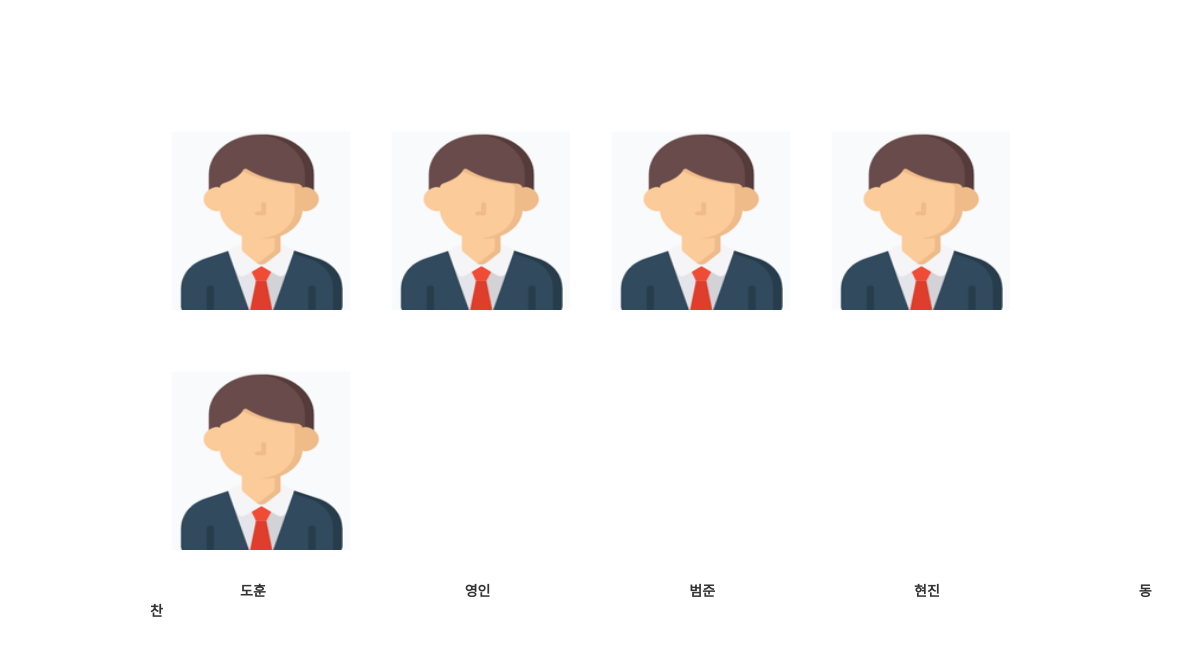
The page / on the database its author committed.
### elections/models.py (models this page shows, shortened)
class Candidate(models.Model):
    name = models.CharField(max_length=10) #이름
    job = models.CharField(max_length=10) #직업
    votes = models.IntegerField(default=0)#득표수
    life = models.BooleanField(default=True)
    img = models.ImageField(blank=True)

### elections/views.py (the view)
# urls.py: url(r'^$', views.index),
def index(request):
    candidates = Candidate.objects.all()
    context = {'candidates':candidates}
    return render(request, 'elections/index2.html', context)

### elections/templates/elections/index2.html (shortened to what this page needs)
<!DOCTYPE html>
<html lang="en">
<head>
  <link rel="stylesheet" href="http://maxcdn.bootstrapcdn.com/bootstrap/3.3.6/css/bootstrap.min.css">
</head>
<body>
    <div class="choice maifa" style = "margin-left: 150px; margin-top: 100px">
        {% for candidate in candidates %}
        <img src="/static/img/man.png" style = "margin-left: 20px; margin-right: 20px; margin-bottom: 30px; margin-top: 30px; width:180px; height:180px; float: left;">
        {% endfor %}
        {% for candidate in candidates %}
        <b style = "margin-left: 90px; margin-right: 105px; margin-bottom: 10px; margin-top: 10px;">{{candidate.name}}</b>
        {% endfor %}
        <div style="clear: both; height: 100px "></div>
    </div>
</body>

### rows shown on the page
Candidate: name "도훈"
Candidate: name "영인"
Candidate: name "범준"
Candidate: name "현진"
Candidate: name "동찬"
